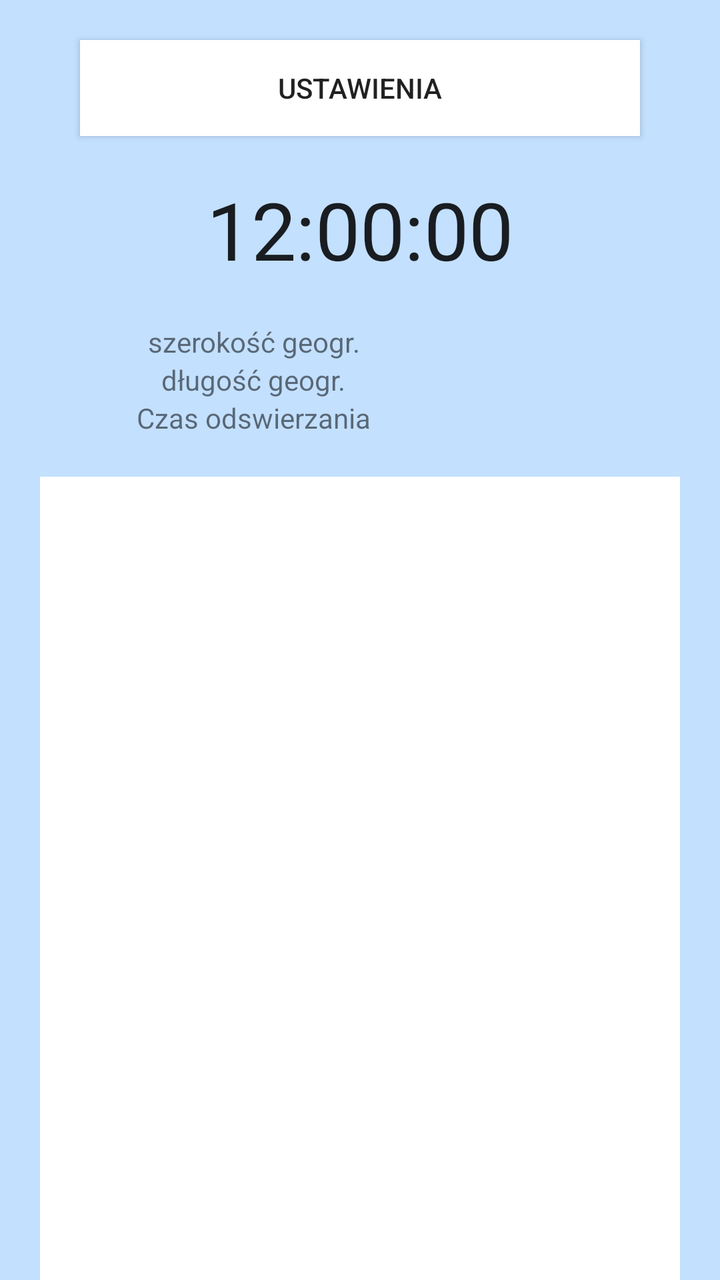
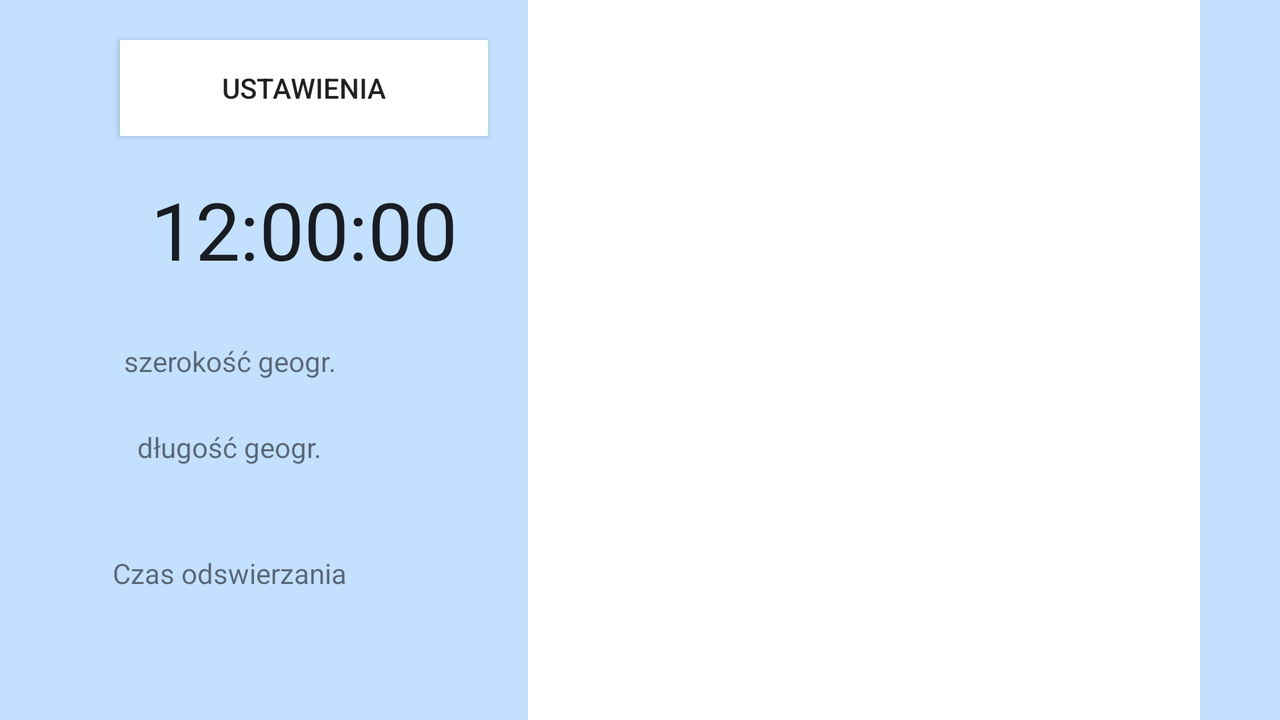

Compare how this app lays out the same screen by default and in its alternative resource folder. The renders come first, then the two layout files and the values they reference.
<!-- AndroidManifest.xml: activity theme Theme.AppCompat.Light.NoActionBar -->
<!-- res/layout/activity_main.xml -->
<?xml version="1.0" encoding="utf-8"?>
<LinearLayout xmlns:android="http://schemas.android.com/apk/res/android"
    xmlns:app="http://schemas.android.com/apk/res-auto"
    xmlns:tools="http://schemas.android.com/tools"
    android:layout_width="match_parent"
    android:layout_height="match_parent"
    android:orientation="vertical"
    android:paddingHorizontal="20dp"
    android:background="#C3E0FF"
    tools:context=".MainActivity">


    <LinearLayout
        android:layout_width="match_parent"
        android:layout_height="wrap_content"
        android:orientation="vertical"
        android:paddingBottom="20dp">

        <Button
            android:id="@+id/save"
            android:layout_width="match_parent"
            android:layout_height="wrap_content"
            android:background="#FFFFFF"
            android:onClick="funUstawienia"
            android:layout_margin="20dp"
            android:text="Ustawienia" />

        <TextClock
            android:layout_width="match_parent"
            android:layout_height="match_parent"
            android:layout_weight="1"
            android:format12Hour="hh:mm:ss"
            android:paddingBottom="20dp"
            android:textAlignment="center"
            android:textSize="40sp" />

        <LinearLayout
            android:layout_width="match_parent"
            android:layout_height="match_parent"
            android:layout_weight="1"
            android:orientation="horizontal">

            <TextView
                android:layout_width="match_parent"
                android:layout_height="match_parent"
                android:layout_weight="1"
                android:textAlignment="center"
                android:text="szerokość geogr." />

            <TextView
                android:id="@+id/szerokosc_main"
                android:layout_width="match_parent"
                android:layout_height="match_parent"
                android:layout_weight="2" />
        </LinearLayout>

        <LinearLayout
            android:layout_width="match_parent"
            android:layout_height="match_parent"
            android:layout_weight="1"
            android:orientation="horizontal">

            <TextView
                android:layout_width="match_parent"
                android:layout_height="match_parent"
                android:layout_weight="1"
                android:textAlignment="center"
                android:text="długość geogr." />

            <TextView
                android:id="@+id/dlugosc_main"
                android:layout_width="match_parent"
                android:layout_height="match_parent"
                android:layout_weight="2" />
        </LinearLayout>

        <LinearLayout
            android:layout_width="match_parent"
            android:layout_height="match_parent"
            android:layout_weight="1"
            android:orientation="horizontal">

            <TextView
                android:layout_width="match_parent"
                android:layout_height="match_parent"
                android:layout_weight="1"
                android:textAlignment="center"
                android:text="Czas odswierzania" />

            <TextView
                android:id="@+id/czestotliwosc_main"
                android:layout_width="match_parent"
                android:layout_height="match_parent"
                android:layout_weight="2" />
        </LinearLayout>

    </LinearLayout>


    <android.support.v4.view.ViewPager
        android:id="@+id/view_pager"
        android:layout_width="match_parent"
        android:layout_height="match_parent"
        android:layout_weight="1"
        android:background="#FFFFFF" />


</LinearLayout>
<!-- resources referenced by this layout -->
<resources>

</resources>
<!-- res/layout-land/activity_main.xml (the repository's variant of the layout above) -->
<!-- drawn on the phone turned sideways -->
<?xml version="1.0" encoding="utf-8"?>
<LinearLayout xmlns:android="http://schemas.android.com/apk/res/android"
    xmlns:app="http://schemas.android.com/apk/res-auto"
    xmlns:tools="http://schemas.android.com/tools"
    android:layout_width="match_parent"
    android:layout_height="match_parent"
    android:orientation="horizontal"
    android:paddingHorizontal="40dp"
    android:background="#C3E0FF"
    tools:context=".MainActivity">


    <LinearLayout
        android:layout_width="match_parent"
        android:layout_height="match_parent"
        android:layout_weight="3"
        android:orientation="vertical"
        android:paddingBottom="20dp">

        <Button
            android:id="@+id/save"
            android:layout_width="match_parent"
            android:layout_height="wrap_content"
            android:background="#FFFFFF"
            android:onClick="funUstawienia"
            android:layout_margin="20dp"
            android:text="Ustawienia" />

        <TextClock
            android:layout_width="match_parent"
            android:layout_height="match_parent"
            android:layout_weight="1"
            android:format12Hour="hh:mm:ss"
            android:paddingBottom="20dp"
            android:textAlignment="center"
            android:textSize="40sp" />

        <LinearLayout
            android:layout_width="match_parent"
            android:layout_height="match_parent"
            android:paddingTop="20dp"
            android:layout_weight="1"
            android:orientation="horizontal">

            <TextView
                android:layout_width="match_parent"
                android:layout_height="match_parent"
                android:layout_weight="1"
                android:textAlignment="center"
                android:text="szerokość geogr." />

            <TextView
                android:id="@+id/szerokosc_main"
                android:layout_width="match_parent"
                android:layout_height="match_parent"
                android:layout_weight="2" />
        </LinearLayout>

        <LinearLayout
            android:layout_width="match_parent"
            android:layout_height="match_parent"
            android:layout_weight="1"
            android:orientation="horizontal">

            <TextView
                android:layout_width="match_parent"
                android:layout_height="match_parent"
                android:layout_weight="1"
                android:textAlignment="center"
                android:text="długość geogr." />

            <TextView
                android:id="@+id/dlugosc_main"
                android:layout_width="match_parent"
                android:layout_height="match_parent"
                android:layout_weight="2" />
        </LinearLayout>

        <LinearLayout
            android:layout_width="match_parent"
            android:layout_height="match_parent"
            android:layout_weight="1"
            android:orientation="horizontal">

            <TextView
                android:layout_width="match_parent"
                android:layout_height="match_parent"
                android:layout_weight="1"
                android:textAlignment="center"
                android:text="Czas odswierzania" />

            <TextView
                android:id="@+id/czestotliwosc_main"
                android:layout_width="match_parent"
                android:layout_height="match_parent"
                android:layout_weight="2" />
        </LinearLayout>

    </LinearLayout>


    <android.support.v4.view.ViewPager
        android:id="@+id/view_pager"
        android:layout_width="wrap_content"
        android:layout_height="match_parent"
        android:layout_weight="2"
        android:background="#FFFFFF" />


</LinearLayout>
